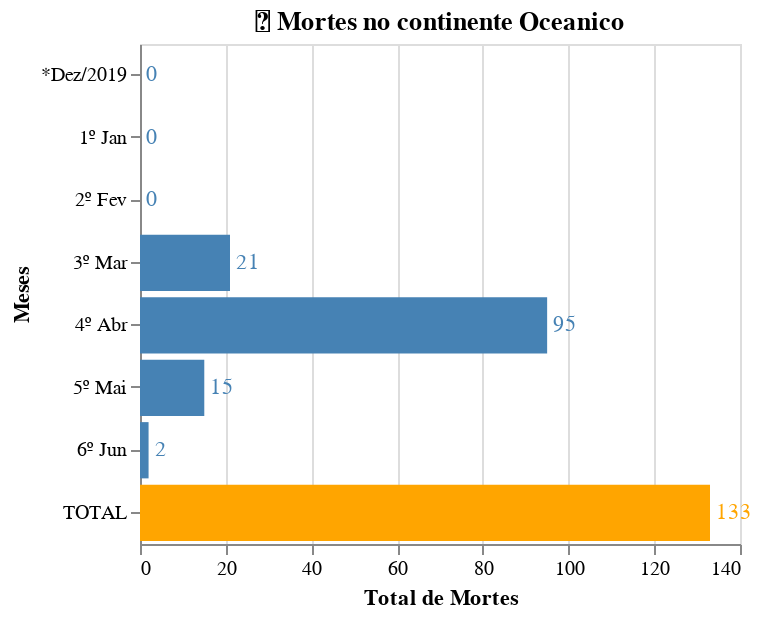

Source (notebook cell):
### Code cell
oceania_mortesMeses = gerarGrafico(mortes_oceania, '🦘 Mortes no continente Oceanico')
oceania_mortesMeses

### Figure 1 — Vega-Lite specification as saved in the notebook (floating-point values rounded to 4 significant figures)
{"config": {"view": {"continuousWidth": 400, "continuousHeight": 300}}, "layer": [{"mark": "bar", "encoding": {"color": {"condition": {"value": "orange", "test": "(datum.Meses === 'TOTAL')"}, "value": "steelblue"}, "x": {"type": "quantitative", "field": "Total de Mortes"}, "y": {"type": "nominal", "field": "Meses"}}, "title": "🦘 Mortes no continente Oceanico", "width": 300}, {"mark": {"type": "text", "align": "left", "baseline": "middle", "dx": 3}, "encoding": {"color": {"condition": {"value": "orange", "test": "(datum.Meses === 'TOTAL')"}, "value": "steelblue"}, "text": {"type": "quantitative", "field": "Total de Mortes"}, "x": {"type": "quantitative", "field": "Total de Mortes"}, "y": {"type": "nominal", "field": "Meses"}}, "title": "🦘 Mortes no continente Oceanico", "width": 300}], "data": {"name": "data-9fc103042cf57549fea524f834cbcb84"}, "height": 250, "$schema": "https://vega.github.io/schema/vega-lite/v4.8.1.json", "datasets": {"data-9fc103042cf57549fea524f834cbcb84": [{"Meses": "*Dez/2019", "Total de Mortes": 0}, {"Meses": "1º Jan", "Total de Mortes": 0}, {"Meses": "2º Fev", "Total de Mortes": 0}, {"Meses": "3º Mar", "Total de Mortes": 21}, {"Meses": "4º Abr", "Total de Mortes": 95}, {"Meses": "5º Mai", "Total de Mortes": 15}, {"Meses": "6º Jun", "Total de Mortes": 2}, {"Meses": "TOTAL", "Total de Mortes": 133}]}}
